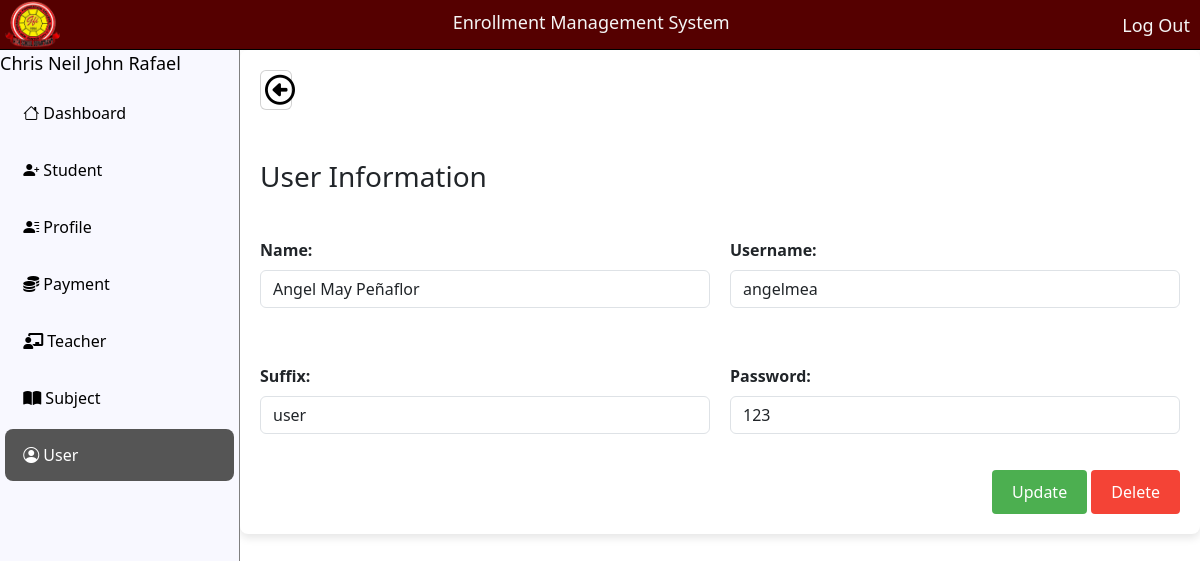
The app's page /user/edit.php?id=2 (signed in) with its own data.
### tables this page shows
CREATE TABLE `user` (
  `id` int(11) NOT NULL,
  `name` varchar(220) NOT NULL,
  `username` varchar(200) NOT NULL,
  `role` varchar(200) NOT NULL,
  `password` varchar(200) NOT NULL,
  `del_status` varchar(12) NOT NULL
);

### user/edit.php (the view, shortened to what this page needs)
<!DOCTYPE html>
<html lang="en">
<head>
</head>
<body>
    <?php
        $page = 'user';
        include '../navbar.php';
        include '../database/db.php';
        $id = $_GET['id'];
            $squery = mysqli_query($conn, "SELECT * FROM user WHERE id = '$id'");
           while ($row = mysqli_fetch_array ($squery)) {
    ?>
    <div class="content">
        <div class="card">
        <a href="index.php?page=user" class=""><i class="fa-regular fa-circle-left"></i> </a>
        </div>
        <form class="row g-3" action="../user/update.php?id=<?php echo $row['id']?>" method="post">
            <h3>User Information</h3>
            <div class="grid-container grid-container--fill">
                <div class="grid-item">
                    <label class="form-label">Name:</label>
                    <input type="text" class="form-control" id="name" name="name" value="<?php echo ($row['name']); ?>" required>
                </div>
                <div class="grid-item">
                    <label class="form-label">Username:</label>
                    <input type="text" class="form-control" id="username" name="username" value="<?php echo ($row['username']); ?>" required>
                </div>
            </div>
            <div class="grid-container grid-container--fill">
                <div class="grid-item">
                    <label class="form-label">Suffix:</label>
                    <input type="text" class="form-control" id="role" name="role" value="<?php echo ($row['role']); ?>" >
                </div>
                <div class="grid-item">
                    <label class="form-label">Password:</label>
                    <input type="text" class="form-control" id="password" name="password" value="<?php echo ($row['password']); ?>" required>
                </div>
            </div>
            <div class="footer">
                <button class="save" type="submit">Update</button>
                <a href="delete.php?id=<?php echo $row['id']; ?> " ><button class="cancel" type="button">Delete</button></a>
            </div>
        </form>
        <?php } ?>
    </div>
</body>
</html>

### navbar.php (shortened to what this page needs)
 <?php
include "../database/db.php";
$id=$_SESSION["id"];
$sql="SELECT * FROM user WHERE id='$id'";
$result=mysqli_query($conn,$sql);
$row=mysqli_fetch_assoc($result);
$name=$row['name'];
$role = $row['role'];
 ?>
<head>
    <link rel="stylesheet" href="https://cdn.jsdelivr.net/npm/bootstrap-icons@1.10.0/font/bootstrap-icons.css">
    <link rel="stylesheet" href="https://cdn.jsdelivr.net/npm/bootstrap@5.3.0/dist/css/bootstrap.min.css">
    <link rel="stylesheet" href="../assets/css/bootstrap@5.3.0.css">
    <link rel="stylesheet" href="https://cdnjs.cloudflare.com/ajax/libs/font-awesome/6.0.0-beta3/css/all.min.css">
    <link rel="stylesheet" href="../bootstrap/font-awesome/font-awesome.css">
    <link rel="stylesheet" href="../bootstrap/bootstrap.min.css">
    <link rel="stylesheet" href="../assets/navbar/navbar.css">
</head>
<header class="navbar-header">
    <img src="../file_index/image/jhslogo.png" alt="School Logo" class="image-logo">
    <h2 class="title-page">Enrollment Management System</h2>
    <a href="../logout.php" class="tittle-link">Log Out</a>
</header>
<div class="main-container">
    <div class="side-container">
        <div class="info">
        <span class="tittle-link" style="color:black;align-text:center;"> <?php echo $name; ?> </span>
        </div>
        <div class="side-bar">
            <ul class="selection">
            <li><a href="../dashboard/" class="<?php if ($page == 'dashboard') echo 'active'; ?>">&nbsp;<i class="bi bi-house"></i> Dashboard</a></li>
                <li><a href="../student/" class="<?php if ($page == 'student') echo 'active'; ?>">&nbsp;<i class="bi bi-person-plus-fill"></i> Student</a></li>
                <li><a href="../profile/" class="<?php if ($page == 'profile') echo 'active'; ?>">&nbsp;<i class="bi bi-person-lines-fill"></i> Profile</a></li>
                <li><a href="../casheir/" class="<?php if ($page == 'casheir') echo 'active'; ?>">&nbsp;<i class="fa-solid fa-coins"></i> Payment</a></li>
                <li><a href="../teacher/" class="<?php if ($page == 'teacher') echo 'active'; ?>">&nbsp;<i class="fa-solid fa-chalkboard-teacher"></i> Teacher</a></li>
                <li><a href="../subject/" class="<?php if ($page == 'subject') echo 'active'; ?>">&nbsp;<i class="fa-solid fa-book-open"></i> Subject</a></li>
                <?php if ($role == "admin"){ ?>
                <li><a href="../user/" class="<?php if ($page == 'user') echo 'active'; ?>">&nbsp;<i class="bi bi-person-circle"></i> User</a></li>
                <?php } ?>
            </ul>
        </div>
    </div>
</div>

### assets/navbar/navbar.css (style rules this page uses)
* { margin: 0; padding: 0; box-sizing: border-box; }
.navbar-header { position: fixed; display: flex; width: 100%; background-color: #550000; height: 50px; justify-content: space-between; border-bottom: 1px black solid; }
.tittle-link { padding: 12px 0px; text-align: right; text-decoration: none; color: whitesmoke; font-size: 18px; margin-right: 10px; }
.title-page { padding: 12px 0px; color: whitesmoke; font-size: 18px; text-align: left; }
.image-logo { width: 55px; margin-left: 5px; }
.main-container { display: flex; }
.side-container { margin-top: 50px; width: 20%; height: 95vh; background-color: ghostwhite; border-right: 1px solid grey; position: fixed; }
.side-bar ul { list-style-type: none; padding: 5px; }
.side-bar ul li a { display: block; color: black; text-align: left; margin: 5px 0; padding: 14px; text-decoration: none; border-radius: 8px; transition: background-color 0.3s ease; }
.side-bar ul li a.active { background-color: #555; color: white; }

### user/edit.php (style rules this page uses)
body { font-family: Arial, sans-serif; margin: 0; padding: 0; background-color: #f4f4f4; }
.content { width: 80%; margin-left:auto; background-color: #fff; padding: 20px; border-radius: 8px; box-shadow: 0 4px 8px rgba(0, 0, 0, 0.1); }
.grid-container { display: grid; grid-template-columns: repeat(auto-fit, minmax(200px, 1fr)); grid-gap: 20px; padding: 20px 0; }
.grid-item { display: flex; flex-direction: column; }
label.form-label { font-weight: bold; margin-bottom: 8px; }
.form-control { padding: 10px; border: 1px solid #ccc; border-radius: 4px; font-size: 14px; }
.footer { text-align: right; margin-top: 20px; }
.footer button { padding: 10px 20px; font-size: 16px; border: none; border-radius: 4px; cursor: pointer; }
.save { background-color: #4CAF50; color: white; }
.cancel { background-color: #f44336; color: white; }
.card { padding:4px; margin-left: 0; margin-right:0; width: 2rem; text-align:center; margin-bottom:50px; }
.card a { text-decoration:none; color:black; }
.card i { margin-left: 0; font-size: 30px; display: block; }

### records on screen
user: name "Chris Neil John Rafael"
user: name "Angel May Peñaflor", username "angelmea", role "user", password "123"
